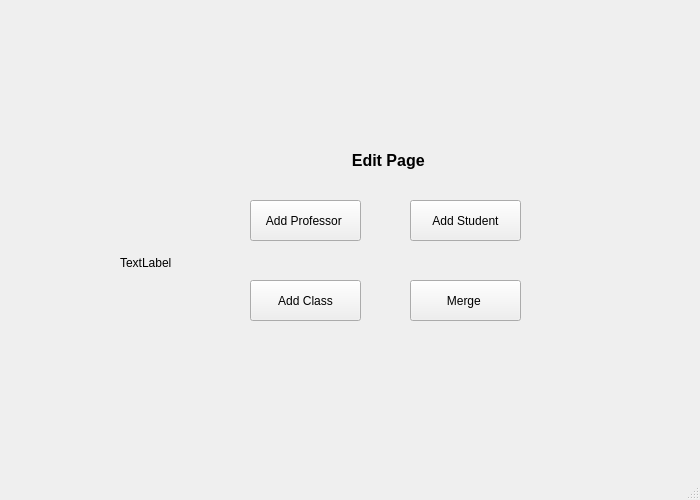
<?xml version="1.0" encoding="UTF-8"?>
<ui version="4.0">
 <class>MainWindow</class>
 <widget class="QMainWindow" name="MainWindow">
  <property name="geometry">
   <rect>
    <x>0</x>
    <y>0</y>
    <width>700</width>
    <height>500</height>
   </rect>
  </property>
  <property name="windowTitle">
   <string>MainWindow</string>
  </property>
  <widget class="QWidget" name="centralwidget">
   <widget class="QLabel" name="editPic_label">
    <property name="geometry">
     <rect>
      <x>120</x>
      <y>90</y>
      <width>500</width>
      <height>345</height>
     </rect>
    </property>
    <property name="text">
     <string>TextLabel</string>
    </property>
   </widget>
   <widget class="QPushButton" name="prof_button">
    <property name="geometry">
     <rect>
      <x>250</x>
      <y>200</y>
      <width>111</width>
      <height>41</height>
     </rect>
    </property>
    <property name="text">
     <string>Add Professor </string>
    </property>
   </widget>
   <widget class="QPushButton" name="studen_button">
    <property name="geometry">
     <rect>
      <x>410</x>
      <y>200</y>
      <width>111</width>
      <height>41</height>
     </rect>
    </property>
    <property name="text">
     <string>Add Student</string>
    </property>
   </widget>
   <widget class="QPushButton" name="class_button">
    <property name="geometry">
     <rect>
      <x>250</x>
      <y>280</y>
      <width>111</width>
      <height>41</height>
     </rect>
    </property>
    <property name="text">
     <string>Add Class</string>
    </property>
   </widget>
   <widget class="QPushButton" name="merge_button">
    <property name="geometry">
     <rect>
      <x>410</x>
      <y>280</y>
      <width>111</width>
      <height>41</height>
     </rect>
    </property>
    <property name="text">
     <string>Merge </string>
    </property>
   </widget>
   <widget class="QLabel" name="label">
    <property name="geometry">
     <rect>
      <x>340</x>
      <y>150</y>
      <width>101</width>
      <height>21</height>
     </rect>
    </property>
    <property name="text">
     <string>&lt;html&gt;&lt;head/&gt;&lt;body&gt;&lt;p align=&quot;center&quot;&gt;&lt;span style=&quot; font-size:12pt; font-weight:700;&quot;&gt;Edit Page &lt;/span&gt;&lt;/p&gt;&lt;/body&gt;&lt;/html&gt;</string>
    </property>
   </widget>
  </widget>
  <widget class="QMenuBar" name="menubar">
   <property name="geometry">
    <rect>
     <x>0</x>
     <y>0</y>
     <width>700</width>
     <height>17</height>
    </rect>
   </property>
  </widget>
  <widget class="QStatusBar" name="statusbar"/>
 </widget>
 <resources/>
 <connections/>
</ui>
